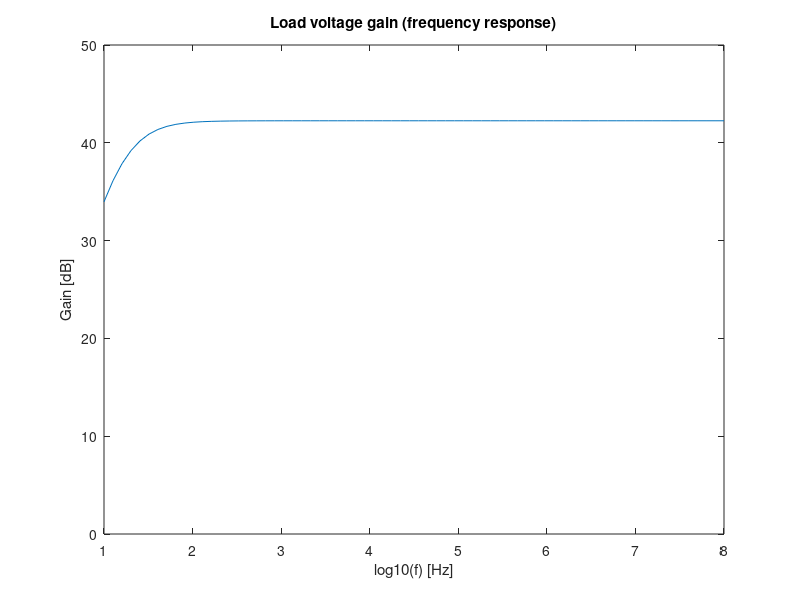

This figure's MATLAB source:
%gain stage

VT=25e-3
BFN=178.7
VAFN=69.7
VBEON=0.7
BFP = 227.3
VAFP = 37.2
VEBON = 0.7
RS=100
VCC=12
RB1=80000
RB2=20000
RE1=200
RC1=900
RE2 = 50
C_i=0.0001
C_b=0.0025
C_o=0.0015

fid = fopen("initialdata_tab.tex","w")
fprintf(fid, "VT& %f V \\\\ \\hline \n", VT)
fprintf(fid, "BFN& %f \\\\ \\hline \n", BFN)
fprintf(fid, "VAFN& %f V \\\\ \\hline \n", VAFN)
fprintf(fid, "VBEON& %f V \\\\ \\hline \n", VBEON)
fprintf(fid, "BFP& %f \\\\ \\hline \n", BFP)
fprintf(fid, "VAFP& %f V \\\\ \\hline \n", VAFP)
fprintf(fid, "VEBON& %f V \\\\ \\hline \n", VEBON)
fprintf(fid, "VCC& %f V \\\\ \\hline \n", VCC)
fprintf(fid, "RB1& %f kOhm \\\\ \\hline \n", RB1/1000)
fprintf(fid, "RB2& %f kOhm \\\\ \\hline \n", RB2/1000)
fprintf(fid, "RE1& %f Ohm \\\\ \\hline \n", RE1)
fprintf(fid, "RC1& %f Ohm \\\\ \\hline \n", RC1)
fprintf(fid, "RE2& %f Ohm \\\\ \\hline \n", RE2)
fprintf(fid, "$C_{input}$& %f mF \\\\ \\hline \n", C_i*1000)
fprintf(fid, "$C_{bypass}$& %f mF \\\\ \\hline \n", C_b*1000)
fprintf(fid, "$C_{output}$& %f mF \\\\ \\hline \n", C_o*1000)
fclose(fid)

%Operating point

RB=1/(1/RB1+1/RB2)
VEQ=RB2/(RB1+RB2)*VCC
IB1=(VEQ-VBEON)/(RB+(1+BFN)*RE1)
IC1=BFN*IB1
IE1=(1+BFN)*IB1
VE1=RE1*IE1
VO1=VCC-RC1*IC1
VCE=VO1-VE1

fid = fopen("th_data_tab.tex","w")
fprintf(fid, "RB& %f Ohm \\\\ \\hline \n", RB)
fprintf(fid, "VEQ&%f V \\\\ \\hline \n", VEQ)
fprintf(fid, "IB1&%f A \\\\ \\hline \n", IB1)
fprintf(fid, "IC1&%f A \\\\ \\hline \n", IC1)
fprintf(fid, "IE1&%f A \\\\ \\hline \n", IE1)
fprintf(fid, "VE1&%f V \\\\ \\hline \n", VE1)
fprintf(fid, "VO1&%f V \\\\ \\hline \n", VO1)
fprintf(fid, "VCE&%f V \\\\ \\hline \n", VCE)
fprintf(fid, "$V_{in}$&0 V \\\\ \\hline \n")
fprintf(fid, "$V_{in2}$&0 V \\\\ \\hline \n")
fprintf(fid, "$V_{vcc}$&12 V \\\\ \\hline \n")
fprintf(fid, "$V_{base}$&%f V \\\\ \\hline \n",VE1+VBEON)
fprintf(fid, "$V_{coll}$&%f V \\\\ \\hline \n", VO1)
fprintf(fid, "$V_{emit}$&%f V \\\\ \\hline \n", VE1)
fclose(fid)

%Incremental

gm1=IC1/VT
rpi1=BFN/gm1
ro1=VAFN/IC1

ZI1 = 1/((1/RB)+(1/rpi1))
ZO1 = 1/((1/RC1)+(1/ro1))
AV1 = - gm1*ZO1*(ZI1/(ZI1+RS))
AV1dB = 20*log10(abs(AV1))

fid = fopen("gain_tab.tex","w")
fprintf(fid, "gm& %f S \\\\ \\hline \n", gm1)
fprintf(fid, "rpi&%f Ohm \\\\ \\hline \n", rpi1)
fprintf(fid, "ro&%f Ohm\\\\ \\hline \n", ro1)
fprintf(fid, "Input impedance&%f Ohm \\\\ \\hline \n", ZI1)
fprintf(fid, "Output impedance&%f Ohm \\\\ \\hline \n", ZO1)
fprintf(fid, "Gain&%f \\\\ \\hline \n", AV1)
fprintf(fid, "Gain(dB)&%f dB \\\\ \\hline \n", AV1dB)
fclose(fid)

%output stage

%Operating point

VI2 = VO1
IE2 = (VCC-VEBON-VI2)/RE2
IC2 = BFP/(BFP+1)*IE2
IB2 = IE2-IC2
VO2 = VCC - RE2*IE2

fid = fopen("outoper_tab.tex","w")
fprintf(fid, "IB2&%f A \\\\ \\hline \n", IB2)
fprintf(fid, "IC2&%f A \\\\ \\hline \n", IC2)
fprintf(fid, "IE2&%f A \\\\ \\hline \n", IE2)
fprintf(fid, "VO2&%f V \\\\ \\hline \n", VO2)
fprintf(fid, "$V_{vcc}$&12 V \\\\ \\hline \n")
fprintf(fid, "$V_{coll}$&%f V \\\\ \\hline \n",VO1)
fprintf(fid, "$V_{emit2}$&%f V \\\\ \\hline \n", VO2)
fprintf(fid, "$V_{out}$&0 V \\\\ \\hline \n")
fclose(fid)

%Incremental

gm2 = IC2/VT
go2 = IC2/VAFP
gpi2 = gm2/BFP
ge2 = 1/RE2

AV2 = (gm2+gpi2)/(gm2+gpi2+go2+ge2)
AV2dB = 20*log10(AV2)
ZI2=(1/gpi2)/(1-AV2)
ZO2 = 1/(gm2+gpi2+go2+ge2)

fid = fopen("output_tab.tex","w")
fprintf(fid, "gm2& %f S \\\\ \\hline \n", gm2)
fprintf(fid, "rpi2&%f Ohm \\\\ \\hline \n", 1/gpi2)
fprintf(fid, "ro2&%f Ohm \\\\ \\hline \n", 1/go2)
fprintf(fid, "Input impedance&%f Ohm \\\\ \\hline \n", ZI2)
fprintf(fid, "Output impedance&%f Ohm \\\\ \\hline \n", ZO2)
fprintf(fid, "Gain&%f \\\\ \\hline \n", AV2)
fprintf(fid, "Gain(dB)&%f dB \\\\ \\hline \n", AV2dB)
fclose(fid)

%Circuito geral

rpi2=1/gpi2

ZI=ZI1
ZO = 1/(go2+(gm2*(rpi2/(rpi2+ZO1)))+ge2+(1/(rpi2+ZO1)))

prep1=1/(rpi2+ZO1)
prep2=(gm2*rpi2)/(rpi2+ZO1)
AV=(prep1+prep2)/(prep1+ge2+go2+prep2)*AV1
AVdB=20*log10(abs(AV))

fid = fopen("circuit_tab.tex","w")
fprintf(fid, "Input impedance&%f Ohm \\\\ \\hline \n", ZI)
fprintf(fid, "Output impedance&%f Ohm \\\\ \\hline \n", ZO)
fprintf(fid, "Gain&%f \\\\ \\hline \n", AV)
fprintf(fid, "Gain(dB)&%f dB \\\\ \\hline \n", AVdB)
fclose(fid)

%frequency response

f=logspace(1,8,70)
w=2*pi*f

gpi1=1/rpi1 
go1=1/ro1
gRC=1/RC1
gR_out=1/RE2
gE1 = 1/RE1
R_L=8

T=1:length(f)

for i=1:length(f)

C=[0, 0, -gpi2-gm2, gR_out+gpi2+gm2+go2+j*2*pi*f(i)*C_o, -j*2*pi*f(i)*C_o, 0 ; gm1, -gm1, go1+gRC+gpi2, -go1-gpi2, 0, 0 ; -gpi1-gm1, gE1+gpi1+gm1+go1+j*2*pi*f(i)*C_b, -go1, 0, 0, 0 ; j*2*pi*f(i)*C_i+gpi1, -gpi1, 0, 0, 0, -j*2*pi*f(i)*C_i ; -j*2*pi*f(i)*C_i, 0, 0, 0, 0, (1/RS)+j*2*pi*f(i)*C_i ; 0, 0, 0, -j*2*pi*f(i)*C_o, j*2*pi*f(i)*C_o+(1/R_L), 0]
D=[0 ; 0 ; 0 ; 0 ; 0.01/RS; 0]

R=C\D

T(i)=R(5)/R(6)

endfor

T_M=20*log10(abs(T))

Gain=max(T)
GaindB=max(T_M)
yi=max(T_M)-3
xi=interp1(T_M,f,yi)

figure
plot(log10(f),T_M)
title("Load voltage gain (frequency response)")
xlabel("log10(f) [Hz]")
xlim([1 8])
ylabel("Gain [dB]")
ylim([0 50])
print("Gain.eps", "-depsc")